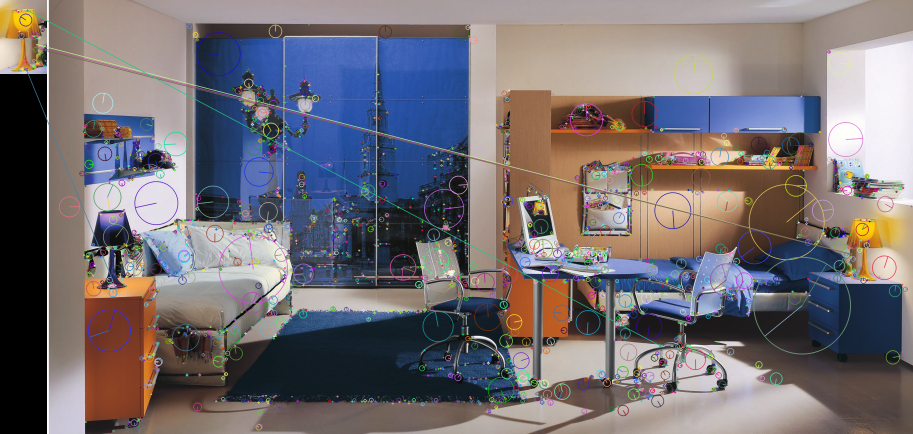
#> input picture no_symm.png, 1826 x 868 px, given in place of 2_5_s.bmp, which was not available (shown at 1/2 size)
$ python sift.py
#> lines starting #> are read from the running program, lines starting #| are printed output that depends on the picture; pictures that were not available may be replaced by others from this repository, and a replacement may not be noted

import os
import cv2
import numpy as np
import matplotlib.pyplot as plt
from PIL import Image
from pprint import pprint

#/home/alessandro/Desktop/github/ISPR/Mid1/dataset/chosen/1_2_s.bmp
#Comparare keypoint a colori e gray?


# [15 lines left out: functions process_file, start, not called in this run]


# Regarding different parameters, the paper gives some empirical
# data which can be summarized as, number of octaves = 4,
#  number of scale levels = 5,
#  initial σ=1.6, k=2–√ etc as optimal values.

#http://www.vlfeat.org/api/sift.html
#http://aishack.in/tutorials/sift-scale-invariant-feature-transform-introduction/
#https://www.theopavlidis.com/technology/CBIR/PaperE/AnSIFT1.htm
#https://stackoverflow.com/questions/48385672/opencv-python-unpack-sift-octave
#https://pythonhosted.org/sift_pyocl/sift.html
#https://stackoverflow.com/questions/46720075/the-value-of-128-sift-descriptor
#https://en.wikipedia.org/wiki/Histogram_of_oriented_gradients#Gradient_computation
#https://stackoverflow.com/questions/39263646/opencv-how-to-calculate-sift-descriptor-at-a-given-pixel
#http://www.silx.org/pub/doc/silx/0.4.0/Tutorials/Sift/sift.html
'''

An orientation has to be assigned to each keypoint so that SIFT descriptors will be invariant to rotation. For each blurred version of the image,
 the gradient magnitude and orientation are computed. From the neighborhood of a keypoint, a histogram of orientations is built (36 bins, 1 bin per 10 degrees).
The drawback is that it is mathematically complicated and computationally heavy.
SIFT is based on the Histogram of Gradients. Thatis, the gradients of each Pixel in the patch need to be computed and these computations cost time.
It is not effective for low powered devices.


    Still quite slow (SURF provides similar performance while running faster)
    Generally doesn't work well with lighting changes and blur

    The  experimental  results  show  that  each  algorithm  has  its  own  advantage.  SIFT  and  CSIFT  perform  the  best
    under  scale and rotation change. CSIFT improves SIFT under blur and  affine  changes,  but  not  illumination  change.  GSIFT  performs  the  best  under  blur  and  illumination  changes.
    ASIFT performs the best under affine change. PCA-SIFT is always  the  second  in  different  situations.  SURF  performs  th
    e worst in different situations, but runs the fastest.


https://www.learnopencv.com/histogram-of-oriented-gradients/
    If you are a beginner in computer vision, the image in the center is very informative.
    It shows the patch of the image overlaid with arrows showing the gradient — the arrow
    shows the direction of gradient and its length shows the magnitude. Notice how the
    direction of arrows points to the direction of change in intensity and the magnitude
    shows how big the difference is.

    the angles are between 0 and 180 degrees instead of 0 to 360 degrees.
    But, why not use the 0 – 360 degrees ? Empirically it has been shown that unsigned gradients work better than signed gradients for pedestrian detection.
    Some implementations of HOG will allow you to specify if you want to use signed gradients.

    In our representation, the y-axis is 0 degrees. You can see the histogram has a lot of weight near 0 and 180 degrees, which
    is just another way of saying that in the patch gradients are pointing either up or down.
'''

#(int nfeatures=0, int nOctaveLayers=3, double contrastThreshold=0.04, double edgeThreshold=10, double sigma=1.6)
def main():
    #Load an Image
    img_path_1='/home/alessandro/Desktop/github/ISPR/Mid1/dataset/chosen/2_5_s.bmp'
    img_path_2='/home/alessandro/Desktop/github/ISPR/Mid1/dataset/chosen/6_10_s.bmp'

    img_1 = cv2.imread(img_path_1)
#> img_1 is the input picture: shape (868, 1826, 3); mean B, G, R 115.3, 111.1, 117
    g_img_1 = cv2.cvtColor (img_1, cv2.COLOR_BGR2GRAY)
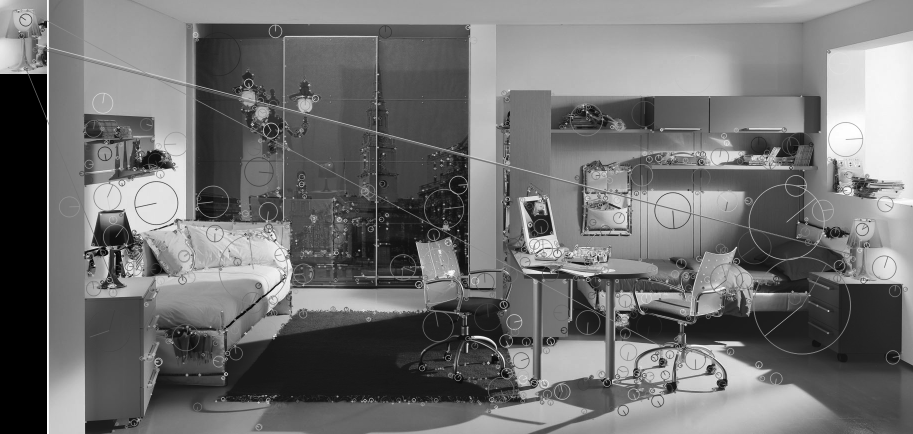
#> g_img_1: shape (868, 1826) (shown at 1/2 size); min 0, max 255, mean 113.3

    img_2 = cv2.imread(img_path_2)
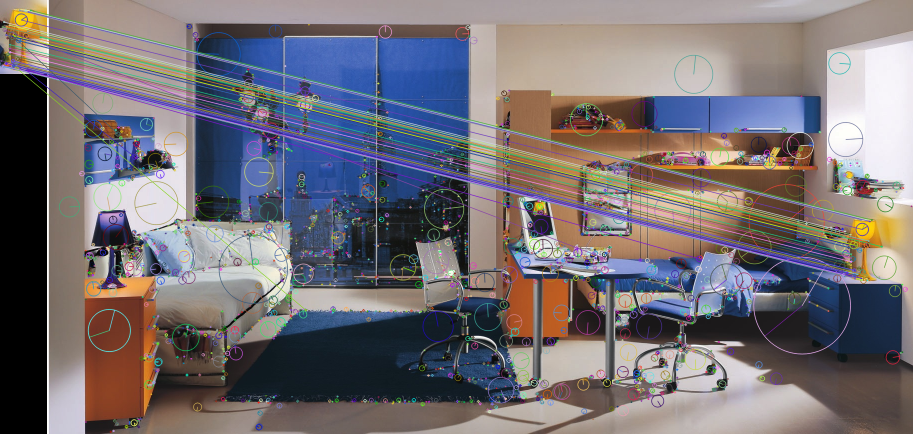
#> input picture ok_symm.png, 1826 x 868 px, given in place of 6_10_s.bmp, which was not available (shown at 1/2 size)
#> img_2 is the input picture: shape (868, 1826, 3); mean B, G, R 116.2, 111.5, 117.1
    g_img_2 = cv2.cvtColor (img_2, cv2.COLOR_BGR2GRAY)
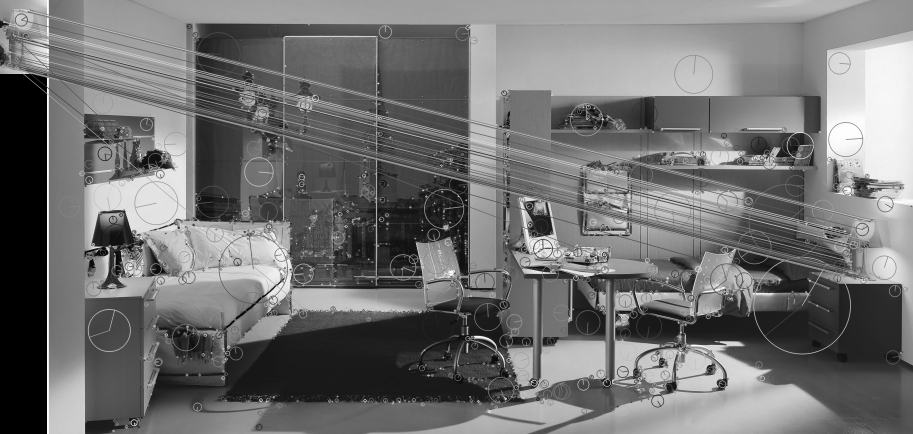
#> g_img_2: shape (868, 1826) (shown at 1/2 size); min 0, max 255, mean 113.7


    sift = cv2.xfeatures2d.SIFT_create(19)

    kp_1, des_1 = sift.detectAndCompute(g_img_1, None)
#> kp_1 = 19 keypoints; strongest (x, y, size): (532, 791, 2), (916, 461, 2.3), (1657, 622, 2.3), (985, 710, 2.3)
    kp_2, des_2 = sift.detectAndCompute(g_img_2, None)
#> kp_2 = 22 keypoints; strongest (x, y, size): (869, 406, 2), (445, 394, 2), (1205, 238, 2.9), (917, 392, 2.2)

    kp_img_1 = cv2.drawKeypoints(g_img_1,kp_1,None,flags=cv2.DRAW_MATCHES_FLAGS_DRAW_RICH_KEYPOINTS)
    kp_img_2 = cv2.drawKeypoints(g_img_2,kp_2,None,flags=cv2.DRAW_MATCHES_FLAGS_DRAW_RICH_KEYPOINTS)

    fig, ax = plt.subplots()

    index = np.arange(len(des_1[0]))
#> index = 128 values from 0 to 127
    bar_width = 0.40
    opacity = 0.4
    error_config = {'ecolor': '0.3'}

    ax.bar(index, des_1[18], bar_width,
                alpha=opacity, color='b', error_kw=error_config,
                label='Tree')

    ax.bar(index + bar_width, des_2[18], bar_width,
                alpha=opacity, color='r', error_kw=error_config,
                label='Face')
    '''
    x = np.linspace(0, 128, 128)
    plt.plot(x, des_1[18], label='Tree')
    plt.plot(x, des_2[18], label='Face')
    '''
    ax.set_xlabel('Descriptor Vectors')
    ax.legend()
    fig.tight_layout()

    plt.show()
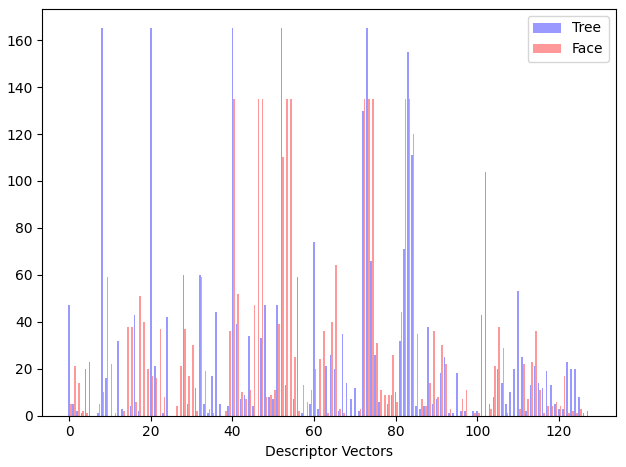
#> figure drawn by matplotlib, 1 panel
    plt.imshow(kp_img_1)

    plt.show()
    plt.imshow(kp_img_2)

    plt.show()
    cv2.imwrite('/home/alessandro/Desktop/isprImages/kp_img_1_barplot.bmp', kp_img_1)
    cv2.imwrite('/home/alessandro/Desktop/isprImages/kp_img_2_barplot.bmp', kp_img_2)


'''
    print('keypoints---------------')
    print(len(keypoints))
    print(keypoints[0].pt)
    print(keypoints[0].octave)
    print(keypoints[0].size)
    print(keypoints[0].angle)
    #keypoints = sorted(keypoints, key = lambda m: m.size)
    '''

# [33 lines left out: function compare, not called in this run]


main()
#start()
#compare()
